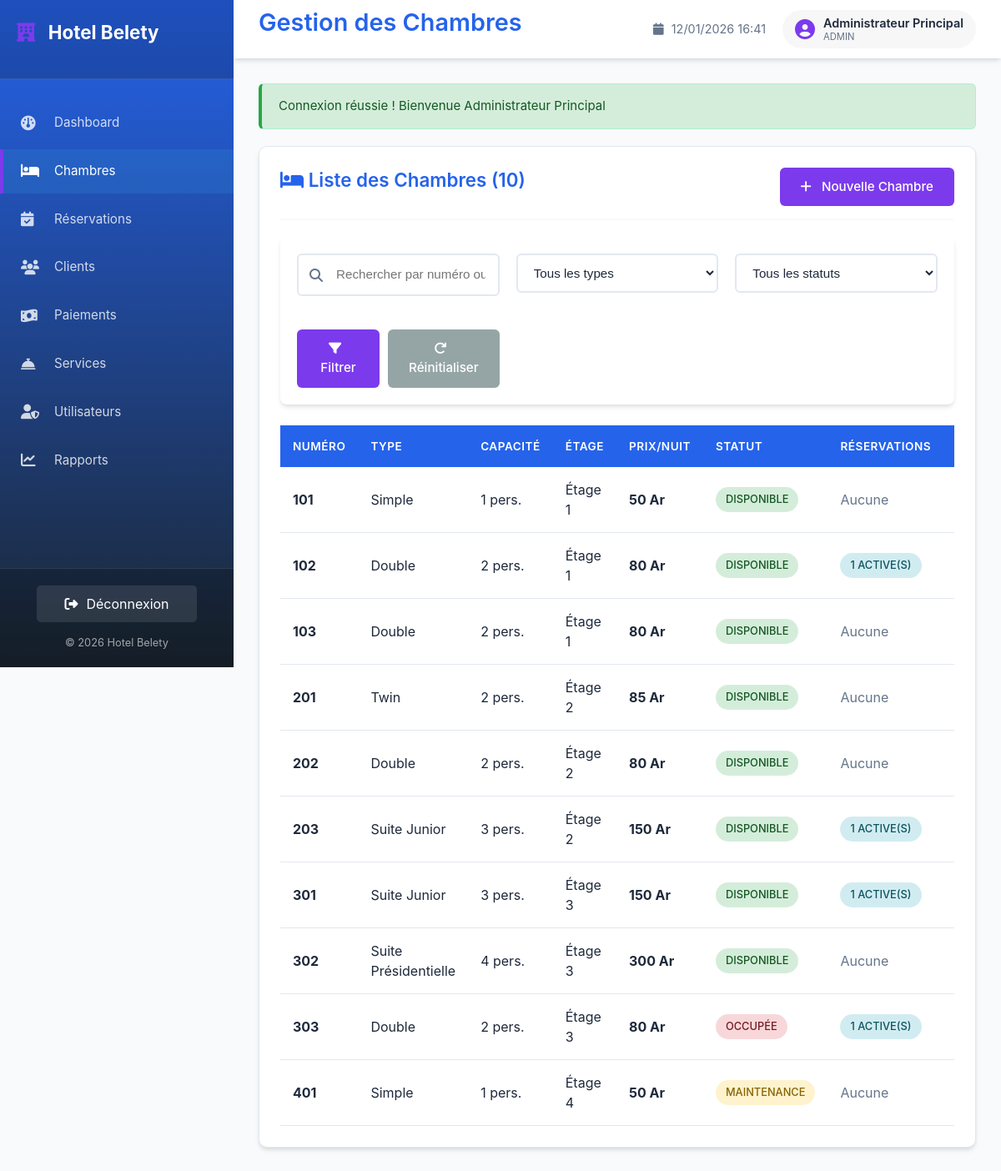
/rooms.php (signed in), run on the app's committed database.
### tables this page shows
CREATE TABLE IF NOT EXISTS rooms (
    id INT AUTO_INCREMENT PRIMARY KEY,
    room_number VARCHAR(10) UNIQUE NOT NULL,
    room_type_id INT NOT NULL,
    floor INT NOT NULL,
    status ENUM('available', 'occupied', 'maintenance', 'cleaning') DEFAULT 'available',
    description TEXT,
    image_url VARCHAR(255),
    created_at TIMESTAMP DEFAULT CURRENT_TIMESTAMP,
    updated_at TIMESTAMP DEFAULT CURRENT_TIMESTAMP ON UPDATE CURRENT_TIMESTAMP,
    FOREIGN KEY (room_type_id) REFERENCES room_types(id) ON DELETE RESTRICT
);

CREATE TABLE IF NOT EXISTS room_types (
    id INT AUTO_INCREMENT PRIMARY KEY,
    type_name VARCHAR(50) NOT NULL,
    description TEXT,
    base_price DECIMAL(10,2) NOT NULL,
    capacity INT NOT NULL,
    created_at TIMESTAMP DEFAULT CURRENT_TIMESTAMP
);

### rooms.php (the view, shortened to what this page needs)
<?php
require_once 'includes/config.php';
$searchTerm = $_GET['search'] ?? '';
$query = "
    SELECT
        r.*,
        rt.type_name,
        rt.base_price,
        rt.capacity,
        (SELECT COUNT(*) FROM reservations
         WHERE room_id = r.id AND status IN ('confirmed', 'checked_in')) as active_reservations
    FROM rooms r
    JOIN room_types rt ON r.room_type_id = rt.id
    WHERE 1=1
";
$params = [];
$query .= " ORDER BY r.room_number";
$stmt = $pdo->prepare($query);
$stmt->execute($params);
$rooms = $stmt->fetchAll();
include 'includes/header.php';
?>
<div class="card">
    <div class="card-header">
        <h2><i class="fas fa-bed"></i> Liste des Chambres (<?php echo count($rooms); ?>)</h2>
        <button class="btn btn-primary" onclick="openModal('addRoomModal')">
            <i class="fas fa-plus"></i> Nouvelle Chambre
        </button>
    </div>
    <form method="GET" class="filters">
        <div class="form-row">
            <div class="form-group search-box">
                <input type="text"
                       name="search"
                       class="form-control"
                       placeholder="Rechercher par numéro ou type..."
                       value="<?php echo htmlspecialchars($searchTerm); ?>">
                <i class="fas fa-search"></i>
            </div>
            <div class="form-group">
                <select name="type" class="form-control">
                    <option value="">Tous les types</option>
                </select>
            </div>
            <div class="form-group">
                <select name="status" class="form-control">
                    <option value="">Tous les statuts</option>
                </select>
            </div>
            <div class="btn-group">
                <button type="submit" class="btn btn-primary">
                    <i class="fas fa-filter"></i> Filtrer
                </button>
                <a href="rooms.php" class="btn btn-secondary">
                    <i class="fas fa-redo"></i> Réinitialiser
                </a>
            </div>
        </div>
    </form>
    <div class="table-container">
        <table id="roomsTable">
            <thead>
                <tr>
                    <th>Numéro</th>
                    <th>Type</th>
                    <th>Capacité</th>
                    <th>Étage</th>
                    <th>Prix/Nuit</th>
                    <th>Statut</th>
                    <th>Réservations</th>
                    <th>Actions</th>
                </tr>
            </thead>
            <tbody>
                <?php if (empty($rooms)): ?>
                <tr>
                    <td colspan="8" class="text-center">Aucune chambre trouvée</td>
                </tr>
                <?php else: ?>
                    <?php foreach ($rooms as $room): ?>
                    <tr>
                        <td><strong><?php echo htmlspecialchars($room['room_number']); ?></strong></td>
                        <td><?php echo htmlspecialchars($room['type_name']); ?></td>
                        <td><?php echo $room['capacity']; ?> pers.</td>
                        <td>Étage <?php echo $room['floor']; ?></td>
                        <td><strong><?php echo formatPrice($room['base_price']); ?></strong></td>
                        <td>
                            <?php
                            $statusClass = '';
                            $statusLabel = '';
                            switch ($room['status']) {
                                case 'available':
                                    $statusClass = 'badge-success';
                                    $statusLabel = 'Disponible';
                                    break;
                                case 'occupied':
                                    $statusClass = 'badge-danger';
                                    $statusLabel = 'Occupée';
                                    break;
                                case 'maintenance':
                                    $statusClass = 'badge-warning';
                                    $statusLabel = 'Maintenance';
                                    break;
                            }
                            ?>
                            <span class="badge <?php echo $statusClass; ?>"><?php echo $statusLabel; ?></span>
                        </td>
                        <td>
                            <?php if ($room['active_reservations'] > 0): ?>
                                <span class="badge badge-info"><?php echo $room['active_reservations']; ?> active(s)</span>
                            <?php else: ?>
                                <span class="text-muted">Aucune</span>
                            <?php endif; ?>
                        </td>
                        <td>
                        </td>
                    </tr>
                    <?php endforeach; ?>
                <?php endif; ?>
            </tbody>
        </table>
    </div>
</div>
<?php include 'includes/footer.php'; ?>

### data on the page
rooms: room_number "101", room_type.type_name "Simple", room_type.capacity "1", floor "1", room_type.base_price "50 Ar", status "DISPONIBLE", shows "Aucune"
rooms: room_number "102", room_type.type_name "Double", room_type.capacity "2", floor "1", room_type.base_price "80 Ar", status "DISPONIBLE", active_reservations "1"
rooms: room_number "103", room_type.type_name "Double", room_type.capacity "2", floor "1", room_type.base_price "80 Ar", status "DISPONIBLE", shows "Aucune"
rooms: room_number "201", room_type.type_name "Twin", room_type.capacity "2", floor "2", room_type.base_price "85 Ar", status "DISPONIBLE", shows "Aucune"
rooms: room_number "202", room_type.type_name "Double", room_type.capacity "2", floor "2", room_type.base_price "80 Ar", status "DISPONIBLE", shows "Aucune"
rooms: room_number "203", room_type.type_name "Suite Junior", room_type.capacity "3", floor "2", room_type.base_price "150 Ar", status "DISPONIBLE", active_reservations "1"
rooms: room_number "301", room_type.type_name "Suite Junior", room_type.capacity "3", floor "3", room_type.base_price "150 Ar", status "DISPONIBLE", active_reservations "1"
rooms: room_number "302", room_type.type_name "Suite Présidentielle", room_type.capacity "4", floor "3", room_type.base_price "300 Ar", status "DISPONIBLE", shows "Aucune"
rooms: room_number "303", room_type.type_name "Double", room_type.capacity "2", floor "3", room_type.base_price "80 Ar", status "OCCUPÉE", active_reservations "1"
rooms: room_number "401", room_type.type_name "Simple", room_type.capacity "1", floor "4", room_type.base_price "50 Ar", status "MAINTENANCE", shows "Aucune"

### other printed values
$page_title "Gestion des Chambres"
$_SESSION['full_name'] "Administrateur Principal"
$_SESSION['role'] "ADMIN"
$_SESSION['success_message'] "Connexion réussie ! Bienvenue Administrateur Principal"
count($rooms) "10"
